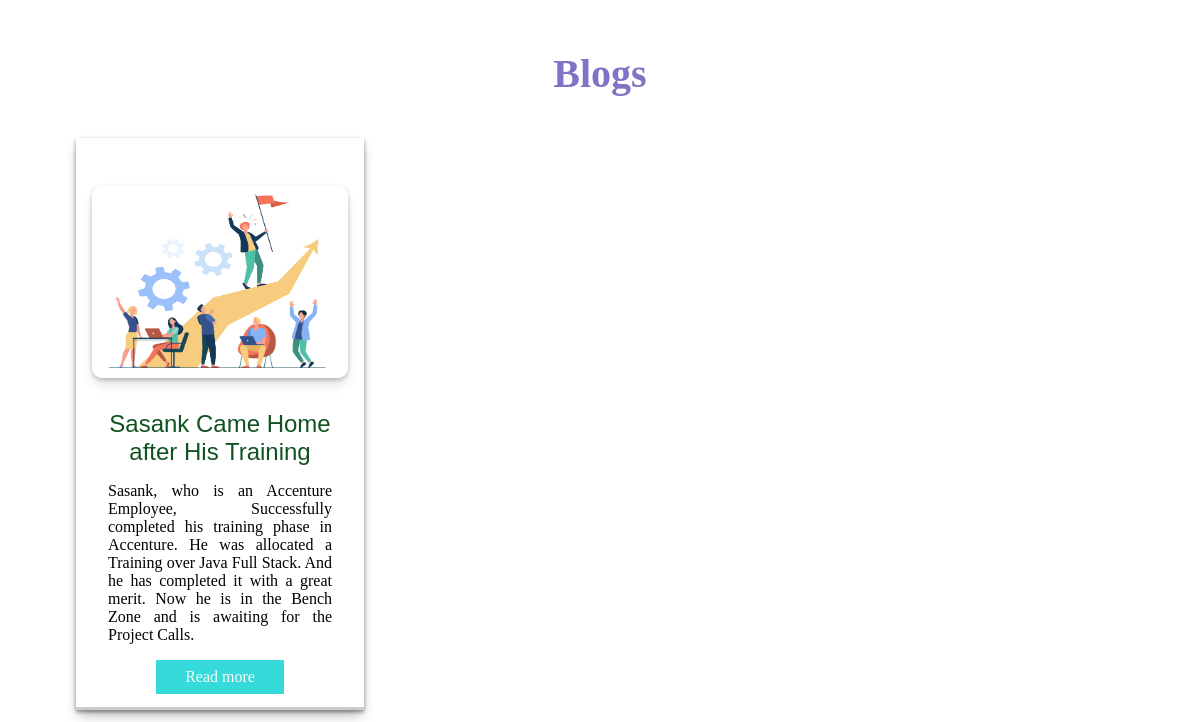
/blogs.php, run on the app's committed database.
### tables this page shows
CREATE TABLE `blogs` (
  `id` int(11) NOT NULL,
  `alumniId` int(11) NOT NULL,
  `blogTitle` varchar(255) NOT NULL,
  `blogDescription` varchar(500) NOT NULL,
  `blogType` varchar(255) NOT NULL,
  `blogLink` varchar(255) NOT NULL
);

### blogs.php (the view, shortened to what this page needs)
<!DOCTYPE html>
<html lang="en">
<head>
    <link rel="stylesheet" href="blogs_1.css">
</head>
<body>
    <div class="container">
        <div class="blog-section">
            <div class="title">
                <h2><b>Blogs</b></h2>
            </div>
            <div class="cards">
            <?php
                require_once "connection.php";
                $res = mysqli_query($conn, "SELECT * FROM blogs");
                while($row = mysqli_fetch_assoc($res)){
            ?>
                <div class="card">
                    <div class="image-section">
                        <?php
                            $imgLink = "";
                            if($row['blogType']=="Academic"){
                                $imgLink = "academics.jpg";
                            }
                            else if($row['blogType']=="Business"){
                                $imgLink = "business.jpg";
                            }
                            else if($row['blogType']=="Career"){
                                $imgLink = "career.jpg";
                            }
                        ?>
                        <img src="Images/<?php echo $imgLink ?>" alt="">
                    </div>
                    <div class="content">
                        <h4><?php echo $row['blogTitle'] ?></h4>
                        <p> <?php echo $row['blogDescription'] ?></p>
                        <a href="<?php echo $row['blogLink']?>" target="_blank">Read more</a>
                    </div>
                </div>
                <?php } ?>
            </div>
        </div>
    </div>
</body>
</html>

### blogs_1.css (style rules this page uses)
* { margin: 0px; padding: 0px; box-sizing: border-box; }
body { height: 100%; width: 100%; }
.container { width: 100%; }
.blog-section { width:90%; margin: 20px auto; }
.blog-section .title { width:60%; text-align: center; margin: auto; }
.blog-section .title h2 { font-size: 40px; color:rgb(129, 114, 197); margin-top:50px; }
.cards { display: grid; grid-template-columns: repeat(3, 1fr); margin: 25px auto; justify-content: center; align-items: top; }
.cards .card { padding: 1em; margin: 1em; width: 80%; box-shadow: rgba(0,0,0,0.4) 0px 2px 4px,rgba(0,0,0,0.3)0px 7px 13px -3px,rgba(0,0,0,0.2) 0px -3px 0px inset; }
.image-section { display: flex; justify-content: center; align-items: center; }
.image-section img { margin: 2em 0em; box-shadow: rgba(118, 118, 118, 0.4) 0px 2px 4px,rgba(120, 120, 120, 0.3)0px 7px 13px -3px,rgba(136, 136, 136, 0.2) 0px -3px 0px inset; border-radius: 10px; width: 16em; height: 12em; }
.content { display: flex; align-items: center; justify-content: center; flex-direction: column; }
.content h4 { font-size: 24px; color:rgb(17, 82, 33); font-weight: 500; text-align: center; font-family: Arial, Helvetica, sans-serif; }
.content p { float: left; margin: 1em; text-align: justify; }
.content a { width: 50%; text-align: center; text-decoration: none; color: rgb(249, 250, 249); display: inline-block; background-color: rgb(54, 218, 218); padding: 8px 15px; }

### data on the page
blogs: blogTitle "Sasank Came Home after His Training", blogDescription "Sasank, who is an Accenture Employee, Successfully completed his training phase in Accenture. He was allocated a Training over Java Full Stack. And he has completed it with a great merit. Now he is in the Bench Zone and is awaiting for the Project Calls."
